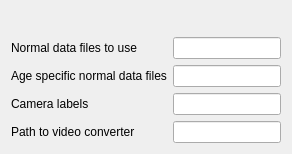
     <widget class="QWidget" name="general">
      <attribute name="title">
       <string>General</string>
      </attribute>
      <layout class="QHBoxLayout" name="horizontalLayout_4">
       <item>
        <layout class="QFormLayout" name="formLayout_5">
         <item row="0" column="0">
          <spacer name="verticalSpacer_9">
           <property name="orientation">
            <enum>Qt::Vertical</enum>
           </property>
           <property name="sizeHint" stdset="0">
            <size>
             <width>20</width>
             <height>20</height>
            </size>
           </property>
          </spacer>
         </item>
         <item row="1" column="0">
          <widget class="QLabel" name="label_61">
           <property name="text">
            <string>Normal data files to use</string>
           </property>
          </widget>
         </item>
         <item row="1" column="1">
          <widget class="QLineEdit" name="cfg_normaldata_files"/>
         </item>
         <item row="2" column="0">
          <widget class="QLabel" name="label_62">
           <property name="text">
            <string>Age specific normal data files</string>
           </property>
          </widget>
         </item>
         <item row="2" column="1">
          <widget class="QLineEdit" name="cfg_normaldata_age"/>
         </item>
         <item row="3" column="0">
          <widget class="QLabel" name="label_64">
           <property name="text">
            <string>Camera labels</string>
           </property>
          </widget>
         </item>
         <item row="3" column="1">
          <widget class="QLineEdit" name="cfg_camera_labels"/>
         </item>
         <item row="4" column="0">
          <widget class="QLabel" name="label_63">
           <property name="text">
            <string>Path to video converter</string>
           </property>
          </widget>
         </item>
         <item row="4" column="1">
          <widget class="QLineEdit" name="cfg_videoconv_path"/>
         </item>
        </layout>
       </item>
      </layout>
     </widget>
